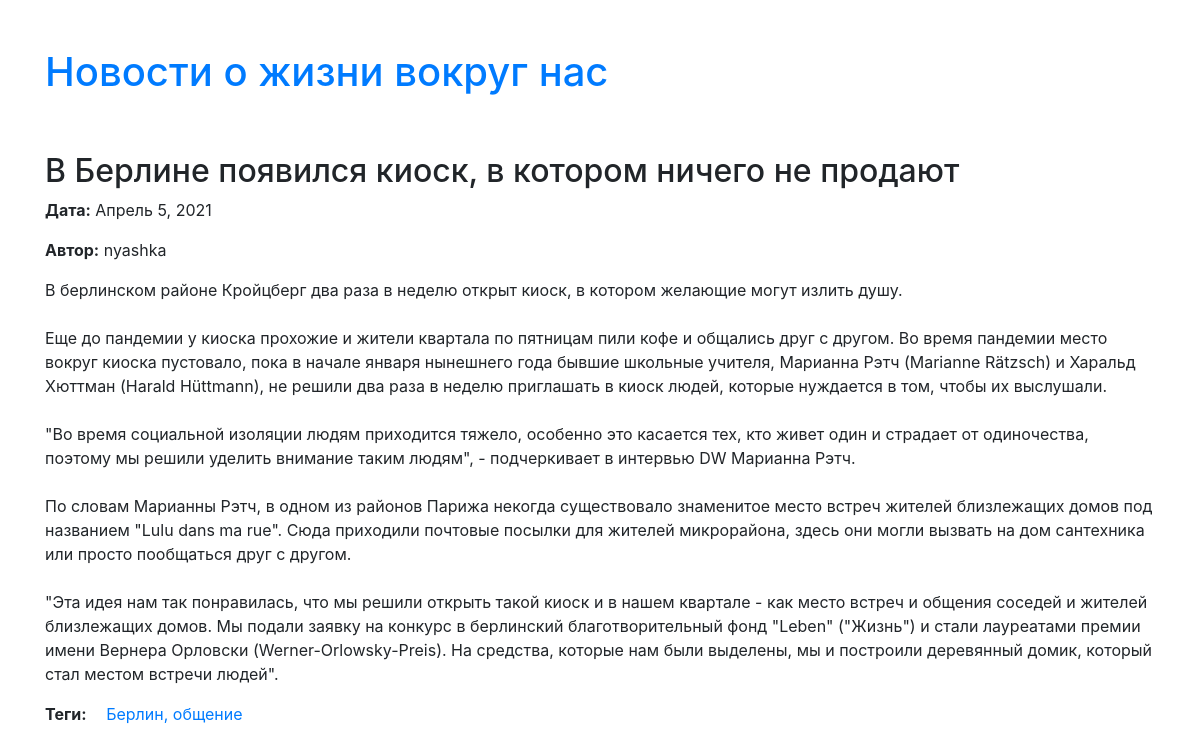
Screenshot of /post/3/ with the database file from the repository.
### news/models.py (models this page shows, shortened)
class Post(models.Model):
    author = models.ForeignKey(settings.AUTH_USER_MODEL, on_delete=models.CASCADE)
    title = models.CharField(max_length=200)
    text = models.TextField()
    created_date = models.DateField(default=datetime.date.today)
    tags = models.CharField(max_length=400)
    def tags_as_list(self):
        return [i.strip() for i in self.tags.split(',')]

### news/views.py (the view)
# urls.py: path('post/<int:pk>/', views.post_detail, name='post_detail'),
def post_detail(request, pk):
    post = get_object_or_404(Post, pk=pk)
    return render(request, 'news/post_detail.html', {'post': post})

### news/templates/news/post_detail.html
{% extends 'news/base.html' %}
{% block content %}
    <div class='col'>
        <h2>{{ post.title }}</h2>
        <p><b>Дата:</b> {{ post.created_date }}</p>
        <p><b>Автор:</b> {{ post.author }}</p>
        <p>{{ post.text|linebreaksbr }}</p>
        <div><b>Теги:</b>
            <ul class='tags'>
            {% for tag in post.tags_as_list %}
                <li>
                    <a href="#">
                    {{ tag }}{% if not forloop.last %},{% endif %}
                    </a>
                </li>
            {% endfor %}
            </ul>
        </div>
    </div>
{% endblock %}

### news/static/css/base.css (style rules this page uses)
.tags, .tags li { display: inline-block; }
.tags { padding-inline-start: 15px; }

### rows the page displays
Post: title "В Берлине появился киоск, в котором ничего не продают", created_date "Апрель 5, 2021", author "nyashka", text "В берлинском районе Кройцберг два раза в неделю открыт киоск, в котором желающие могут излить душу. Еще до пандемии у киоска прохожие и жители квартала по пятницам пили кофе и общались друг с другом. Во время пандемии место вокруг киоска пустовало, пока в начале января нынешнего года бывшие школьные учителя, Марианна Рэтч (Marianne Rätzsch) и Харальд Хюттман (Harald Hüttmann), не решили два раза в неделю приглашать в киоск людей, которые нуждается в том, чтобы их выслушали. \"Во время социальной изоляции людям приходится тяжело, особенно это касается тех, кто живет один и страдает от одиночества, поэтому мы решили уделить внимание таким людям\", - подчеркивает в интервью DW Марианна Рэтч. По…"

### other values shown
{{ tag }} "Берлин" "общение"
